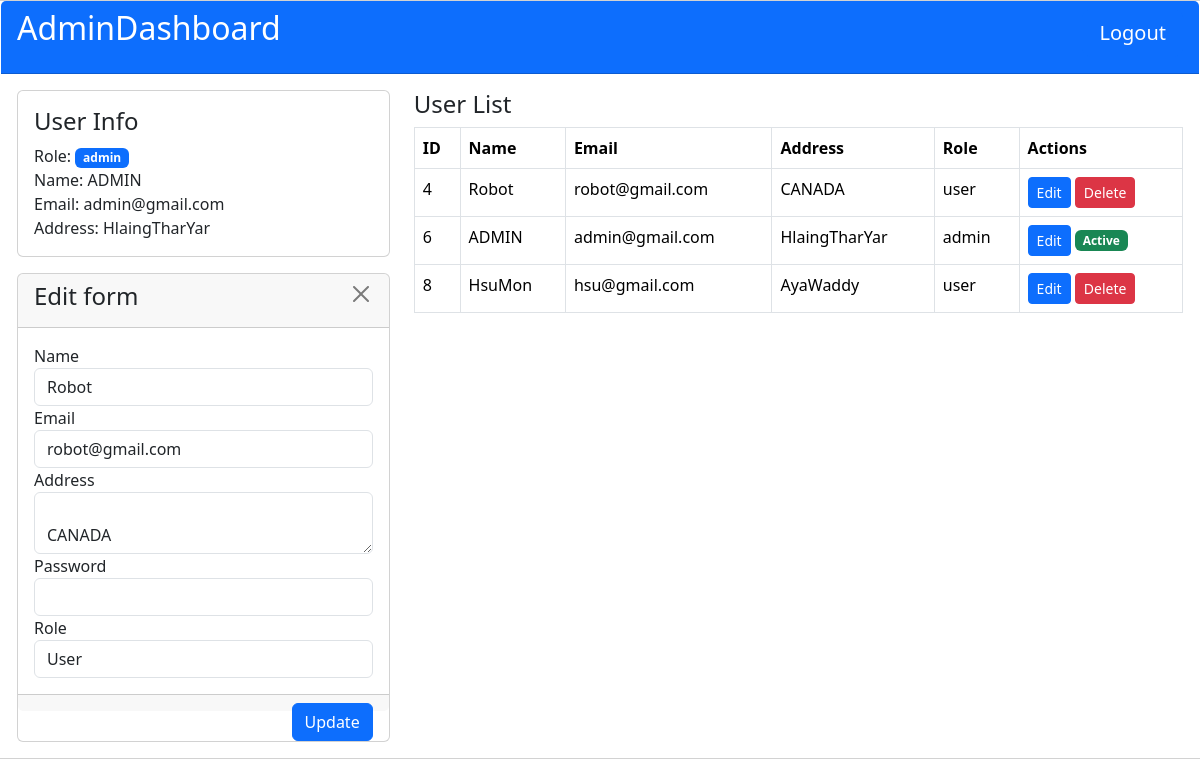
The page /admin-dashboard.php?id=4 (signed in) on the database its author committed.
### tables this page shows
CREATE TABLE `users` (
  `id` int(11) NOT NULL AUTO_INCREMENT,
  `name` varchar(255) NOT NULL,
  `email` varchar(255) NOT NULL,
  `address` text NOT NULL,
  `password` varchar(255) NOT NULL,
  `role` varchar(100) NOT NULL DEFAULT 'user',
  PRIMARY KEY (`id`)
);

### admin-dashboard.php (the view, shortened to what this page needs)
<?php
include "_actions/connect.php";
$sql = "select * from users";
$users = $db->query($sql);
$editFormState = false;
if (isset($_GET['id'])) {
    $editFormState = true;
    $editID = $_GET['id'];
    $editSql = "select * from users where id=$editID";
    $sqlData = $db->query($editSql);
    $userInfo = $sqlData->fetch_assoc();
}
?>
<!DOCTYPE html>
<html lang="en">
<head>
    <link href="https://cdn.jsdelivr.net/npm/bootstrap@5.3.2/dist/css/bootstrap.min.css" rel="stylesheet">
</head>
<body>
    <div class="container-flude">
        <div class="row">
            <div class="card">
                <div class="card-header bg-primary">
                    <div class="card-title">
                        <div class="row">
                            <div class="col-md-6">
                                <h2 class="text-white">AdminDashboard</h2>
                            </div>
                            <div class="col-md-6">
                                <div class="float-end">
                                    <a href="_actions/logout.php" class="btn btn-lg btn-primary" onclick="return confirm('Are you sure?')">
                                        Logout
                                    </a>
                                </div>
                            </div>
                        </div>
                    </div>
                </div>
                <div class="card-body">
                    <div class="row">
                        <div class="col-md-4">
                            <div class="card">
                                <div class="card-body">
                                    <h4>User Info</h4>
                                    <div>
                                        Role: <span class="badge text-bg-primary"><?php echo $_SESSION['user']['role']; ?></span>
                                    </div>
                                    <div>
                                        Name: <?php echo $_SESSION['user']['name']; ?>
                                    </div>
                                    <div>
                                        Email: <?php echo $_SESSION['user']['email']; ?>
                                    </div>
                                    <div>
                                        Address: <?php echo $_SESSION['user']['address']; ?>
                                    </div>
                                </div>
                            </div>
                            <?php if ($editFormState) : ?>
                                <div class="card mt-3">
                                    <form action="_actions/update.php" method="post">
                                        <div class="card-header">
                                            <h4>
                                                Edit form
                                                <a href="admin-dashboard.php" class="btn btn-close float-end"></a>
                                            </h4>
                                        </div>
                                        <div class="card-body">
                                            <div class="form-group">
                                                <label for="">Name</label>
                                                <input type="text" name="name" class="form-control" value="<?= $userInfo['name'] ?>">
                                            </div>
                                            <div class="form-group">
                                                <label for="">Email</label>
                                                <input type="email" name="email" class="form-control" value="<?= $userInfo['email'] ?>">
                                            </div>
                                            <div class="form-group">
                                                <label for="">Address</label>
                                                <textarea type="text" name="address" class="form-control">
                                                    <?= $userInfo['address']; ?>
                                                </textarea>
                                            </div>
                                            <div class="form-group">
                                                <label for="">Password</label>
                                                <input type="text" name="password" class="form-control">
                                            </div>
                                            <div class="form-group">
                                                <label for="">Role</label>
                                                <select name="role" class="form-control">
                                                    <option value="user" <?php if ($userInfo['role'] == 'user') : ?> selected <?php endif; ?>>
                                                        User
                                                    </option>
                                                </select>
                                            </div>
                                        </div>
                                        <div class="card-footer">
                                            <button type="submit" class="btn btn-primary float-end">Update</button>
                                        </div>
                                    </form>
                                </div>
                            <?php endif ?>
                        </div>
                        <div class="col-md-8">
                            <h4>User List</h4>
                            <table class="table table-bordered">
                                <thead>
                                    <tr>
                                        <th>ID</th>
                                        <th>Name</th>
                                        <th>Email</th>
                                        <th>Address</th>
                                        <th>Role</th>
                                        <th>Actions</th>
                                    </tr>
                                </thead>
                                <tbody>
                                    <?php foreach ($users as $user) : ?>
                                        <tr>
                                            <td><?= $user['id'] ?></td>
                                            <td><?= $user['name'] ?></td>
                                            <td><?= $user['email'] ?></td>
                                            <td><?= $user['address'] ?></td>
                                            <td><?= $user['role'] ?></td>
                                            <td>
                                                <a href="admin-dashboard.php?id=<?= $user['id'] ?>" class="btn btn-primary btn-sm">Edit</a>
                                                <?php if ($user['id'] == $_SESSION['user']['id']) : ?>
                                                    <span class="badge bg-success">Active</span>
                                                <?php else : ?>
                                                    <a href="_actions/delete.php?id=<?= $user['id'] ?>" class="btn btn-danger btn-sm" onclick="return confirm('Are you sure to delete is user?')">
                                                        Delete
                                                    </a>
                                                <?php endif ?>
                                            </td>
                                        </tr>
                                    <?php endforeach; ?>
                                </tbody>
                            </table>
                        </div>
                    </div>
                </div>
            </div>
        </div>
    </div>
</body>
</html>

### rows shown on the page
users: name "Robot", email "robot@gmail.com", address "CANADA", role "User", id "4", role "user"
users: id "6", name "ADMIN", email "admin@gmail.com", address "HlaingTharYar", role "admin", shows "Active"
users: id "8", name "HsuMon", email "hsu@gmail.com", address "AyaWaddy", role "user"

### other values the page prints
$_SESSION['user']['role'] "admin"
$_SESSION['user']['name'] "ADMIN"
$_SESSION['user']['email'] "admin@gmail.com"
$_SESSION['user']['address'] "HlaingTharYar"
